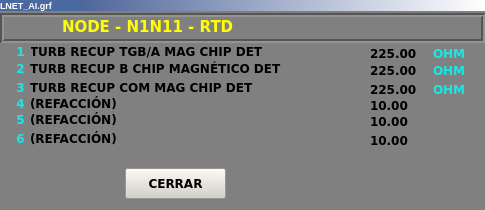
<?xml version="1.0" encoding="UTF-8"?>
<ui version="4.0">
 <class>LNET_Al6</class>
 <widget class="QWidget" name="LNET_Al6">
  <property name="geometry">
   <rect>
    <x>0</x>
    <y>0</y>
    <width>485</width>
    <height>210</height>
   </rect>
  </property>
  <property name="minimumSize">
   <size>
    <width>485</width>
    <height>210</height>
   </size>
  </property>
  <property name="maximumSize">
   <size>
    <width>485</width>
    <height>210</height>
   </size>
  </property>
  <property name="windowTitle">
   <string>LNET_Al6</string>
  </property>
  <property name="styleSheet">
   <string notr="true">background-color: rgb(128, 128, 128);</string>
  </property>
  <widget class="QFrame" name="frame_2">
   <property name="geometry">
    <rect>
     <x>0</x>
     <y>0</y>
     <width>485</width>
     <height>11</height>
    </rect>
   </property>
   <property name="styleSheet">
    <string notr="true">background-color: qlineargradient(spread:pad, x1:0, y1:0, x2:1, y2:0, stop:0 rgba(43, 71, 134, 255), stop:1 rgba(255, 255, 255, 255));</string>
   </property>
   <property name="frameShape">
    <enum>QFrame::Panel</enum>
   </property>
   <property name="frameShadow">
    <enum>QFrame::Raised</enum>
   </property>
   <property name="lineWidth">
    <number>0</number>
   </property>
   <widget class="QLabel" name="lbLnetT">
    <property name="geometry">
     <rect>
      <x>0</x>
      <y>0</y>
      <width>81</width>
      <height>12</height>
     </rect>
    </property>
    <property name="font">
     <font>
      <pointsize>5</pointsize>
      <weight>75</weight>
      <bold>true</bold>
     </font>
    </property>
    <property name="styleSheet">
     <string notr="true">background-color: rgb(73, 105, 160);</string>
    </property>
    <property name="text">
     <string>&lt;!DOCTYPE HTML PUBLIC &quot;-//W3C//DTD HTML 4.0//EN&quot; &quot;http://www.w3.org/TR/REC-html40/strict.dtd&quot;&gt;
&lt;html&gt;&lt;head&gt;&lt;meta name=&quot;qrichtext&quot; content=&quot;1&quot; /&gt;&lt;style type=&quot;text/css&quot;&gt;
p, li { white-space: pre-wrap; }
&lt;/style&gt;&lt;/head&gt;&lt;body style=&quot; font-family:'MS Shell Dlg 2'; font-size:5pt; font-weight:600; font-style:normal;&quot;&gt;
&lt;p style=&quot; margin-top:0px; margin-bottom:0px; margin-left:0px; margin-right:0px; -qt-block-indent:0; text-indent:0px;&quot;&gt;&lt;span style=&quot; font-size:7pt; color:#ffffff;&quot;&gt;LNET_AI.grf&lt;/span&gt;&lt;/p&gt;&lt;/body&gt;&lt;/html&gt;</string>
    </property>
   </widget>
  </widget>
  <widget class="QLabel" name="lbNodRTD">
   <property name="geometry">
    <rect>
     <x>62</x>
     <y>17</y>
     <width>400</width>
     <height>20</height>
    </rect>
   </property>
   <property name="font">
    <font>
     <family>Verdana</family>
     <pointsize>11</pointsize>
     <weight>75</weight>
     <bold>true</bold>
    </font>
   </property>
   <property name="styleSheet">
    <string notr="true">color: rgb(255, 255, 0);</string>
   </property>
   <property name="text">
    <string>NODE - N1N11 - RTD</string>
   </property>
  </widget>
  <widget class="QFrame" name="frame">
   <property name="geometry">
    <rect>
     <x>0</x>
     <y>13</y>
     <width>485</width>
     <height>30</height>
    </rect>
   </property>
   <property name="styleSheet">
    <string notr="true">border-color: rgb(255, 255, 255);</string>
   </property>
   <property name="frameShape">
    <enum>QFrame::Box</enum>
   </property>
   <property name="frameShadow">
    <enum>QFrame::Sunken</enum>
   </property>
   <property name="lineWidth">
    <number>2</number>
   </property>
  </widget>
  <widget class="QLabel" name="lbNodeT_1">
   <property name="geometry">
    <rect>
     <x>30</x>
     <y>43</y>
     <width>340</width>
     <height>16</height>
    </rect>
   </property>
   <property name="font">
    <font>
     <family>Verdana</family>
     <weight>75</weight>
     <bold>true</bold>
    </font>
   </property>
   <property name="text">
    <string>TURB RECUP TGB/A MAG CHIP DET</string>
   </property>
  </widget>
  <widget class="QLabel" name="lbNumNode_1">
   <property name="geometry">
    <rect>
     <x>10</x>
     <y>43</y>
     <width>21</width>
     <height>16</height>
    </rect>
   </property>
   <property name="font">
    <font>
     <family>Verdana</family>
     <weight>75</weight>
     <bold>true</bold>
    </font>
   </property>
   <property name="styleSheet">
    <string notr="true">color: rgb(22, 232, 232);</string>
   </property>
   <property name="text">
    <string>1</string>
   </property>
   <property name="alignment">
    <set>Qt::AlignCenter</set>
   </property>
  </widget>
  <widget class="QLabel" name="lbNode_1">
   <property name="geometry">
    <rect>
     <x>370</x>
     <y>43</y>
     <width>61</width>
     <height>20</height>
    </rect>
   </property>
   <property name="font">
    <font>
     <family>Verdana</family>
     <weight>75</weight>
     <bold>true</bold>
    </font>
   </property>
   <property name="layoutDirection">
    <enum>Qt::RightToLeft</enum>
   </property>
   <property name="text">
    <string>225.00</string>
   </property>
  </widget>
  <widget class="QLabel" name="lbNodeU_1">
   <property name="geometry">
    <rect>
     <x>433</x>
     <y>43</y>
     <width>35</width>
     <height>20</height>
    </rect>
   </property>
   <property name="font">
    <font>
     <family>Verdana</family>
     <weight>75</weight>
     <bold>true</bold>
    </font>
   </property>
   <property name="styleSheet">
    <string notr="true">color: rgb(22, 232, 232);</string>
   </property>
   <property name="text">
    <string>OHM</string>
   </property>
  </widget>
  <widget class="QPushButton" name="btnCerrar">
   <property name="geometry">
    <rect>
     <x>125</x>
     <y>168</y>
     <width>101</width>
     <height>31</height>
    </rect>
   </property>
   <property name="font">
    <font>
     <family>Verdana</family>
     <pointsize>9</pointsize>
     <weight>75</weight>
     <bold>true</bold>
    </font>
   </property>
   <property name="styleSheet">
    <string notr="true">background-color: rgb(212, 208, 200);</string>
   </property>
   <property name="text">
    <string>CERRAR</string>
   </property>
  </widget>
  <widget class="QLabel" name="lbNumNode_2">
   <property name="geometry">
    <rect>
     <x>10</x>
     <y>60</y>
     <width>21</width>
     <height>16</height>
    </rect>
   </property>
   <property name="font">
    <font>
     <family>Verdana</family>
     <weight>75</weight>
     <bold>true</bold>
    </font>
   </property>
   <property name="styleSheet">
    <string notr="true">color: rgb(22, 232, 232);</string>
   </property>
   <property name="text">
    <string>2</string>
   </property>
   <property name="alignment">
    <set>Qt::AlignCenter</set>
   </property>
  </widget>
  <widget class="QLabel" name="lbNodeT_2">
   <property name="geometry">
    <rect>
     <x>30</x>
     <y>60</y>
     <width>340</width>
     <height>16</height>
    </rect>
   </property>
   <property name="font">
    <font>
     <family>Verdana</family>
     <weight>75</weight>
     <bold>true</bold>
    </font>
   </property>
   <property name="text">
    <string>TURB RECUP B CHIP MAGNÉTICO DET</string>
   </property>
  </widget>
  <widget class="QLabel" name="lbNode_2">
   <property name="geometry">
    <rect>
     <x>370</x>
     <y>60</y>
     <width>61</width>
     <height>20</height>
    </rect>
   </property>
   <property name="font">
    <font>
     <family>Verdana</family>
     <weight>75</weight>
     <bold>true</bold>
    </font>
   </property>
   <property name="layoutDirection">
    <enum>Qt::RightToLeft</enum>
   </property>
   <property name="text">
    <string>225.00</string>
   </property>
  </widget>
  <widget class="QLabel" name="lbNodeU_2">
   <property name="geometry">
    <rect>
     <x>433</x>
     <y>60</y>
     <width>35</width>
     <height>20</height>
    </rect>
   </property>
   <property name="font">
    <font>
     <family>Verdana</family>
     <weight>75</weight>
     <bold>true</bold>
    </font>
   </property>
   <property name="styleSheet">
    <string notr="true">color: rgb(22, 232, 232);</string>
   </property>
   <property name="text">
    <string>OHM</string>
   </property>
  </widget>
  <widget class="QLabel" name="lbNumNode_3">
   <property name="geometry">
    <rect>
     <x>10</x>
     <y>79</y>
     <width>21</width>
     <height>16</height>
    </rect>
   </property>
   <property name="font">
    <font>
     <family>Verdana</family>
     <weight>75</weight>
     <bold>true</bold>
    </font>
   </property>
   <property name="styleSheet">
    <string notr="true">color: rgb(22, 232, 232);</string>
   </property>
   <property name="text">
    <string>3</string>
   </property>
   <property name="alignment">
    <set>Qt::AlignCenter</set>
   </property>
  </widget>
  <widget class="QLabel" name="lbNodeT_3">
   <property name="geometry">
    <rect>
     <x>30</x>
     <y>79</y>
     <width>340</width>
     <height>16</height>
    </rect>
   </property>
   <property name="font">
    <font>
     <family>Verdana</family>
     <weight>75</weight>
     <bold>true</bold>
    </font>
   </property>
   <property name="text">
    <string>TURB RECUP COM MAG CHIP DET</string>
   </property>
  </widget>
  <widget class="QLabel" name="lbNodeU_3">
   <property name="geometry">
    <rect>
     <x>433</x>
     <y>79</y>
     <width>35</width>
     <height>20</height>
    </rect>
   </property>
   <property name="font">
    <font>
     <family>Verdana</family>
     <weight>75</weight>
     <bold>true</bold>
    </font>
   </property>
   <property name="styleSheet">
    <string notr="true">color: rgb(22, 232, 232);</string>
   </property>
   <property name="text">
    <string>OHM</string>
   </property>
  </widget>
  <widget class="QLabel" name="lbNode_3">
   <property name="geometry">
    <rect>
     <x>370</x>
     <y>79</y>
     <width>61</width>
     <height>20</height>
    </rect>
   </property>
   <property name="font">
    <font>
     <family>Verdana</family>
     <weight>75</weight>
     <bold>true</bold>
    </font>
   </property>
   <property name="layoutDirection">
    <enum>Qt::RightToLeft</enum>
   </property>
   <property name="text">
    <string>225.00</string>
   </property>
  </widget>
  <widget class="QLabel" name="lbNumNode_4">
   <property name="geometry">
    <rect>
     <x>10</x>
     <y>95</y>
     <width>21</width>
     <height>16</height>
    </rect>
   </property>
   <property name="font">
    <font>
     <family>Verdana</family>
     <weight>75</weight>
     <bold>true</bold>
    </font>
   </property>
   <property name="styleSheet">
    <string notr="true">color: rgb(22, 232, 232);</string>
   </property>
   <property name="text">
    <string>4</string>
   </property>
   <property name="alignment">
    <set>Qt::AlignCenter</set>
   </property>
  </widget>
  <widget class="QLabel" name="lbNodeT_4">
   <property name="geometry">
    <rect>
     <x>30</x>
     <y>95</y>
     <width>340</width>
     <height>16</height>
    </rect>
   </property>
   <property name="font">
    <font>
     <family>Verdana</family>
     <weight>75</weight>
     <bold>true</bold>
    </font>
   </property>
   <property name="text">
    <string>(REFACCIÓN)</string>
   </property>
  </widget>
  <widget class="QLabel" name="lbNode_4">
   <property name="geometry">
    <rect>
     <x>370</x>
     <y>95</y>
     <width>61</width>
     <height>20</height>
    </rect>
   </property>
   <property name="font">
    <font>
     <family>Verdana</family>
     <weight>75</weight>
     <bold>true</bold>
    </font>
   </property>
   <property name="layoutDirection">
    <enum>Qt::RightToLeft</enum>
   </property>
   <property name="text">
    <string>10.00</string>
   </property>
  </widget>
  <widget class="QLabel" name="lbNodeU_4">
   <property name="geometry">
    <rect>
     <x>433</x>
     <y>95</y>
     <width>35</width>
     <height>20</height>
    </rect>
   </property>
   <property name="font">
    <font>
     <family>Verdana</family>
     <weight>75</weight>
     <bold>true</bold>
    </font>
   </property>
   <property name="styleSheet">
    <string notr="true">color: rgb(22, 232, 232);</string>
   </property>
   <property name="text">
    <string/>
   </property>
  </widget>
  <widget class="QLabel" name="lbNumNode_5">
   <property name="geometry">
    <rect>
     <x>10</x>
     <y>111</y>
     <width>21</width>
     <height>16</height>
    </rect>
   </property>
   <property name="font">
    <font>
     <family>Verdana</family>
     <weight>75</weight>
     <bold>true</bold>
    </font>
   </property>
   <property name="styleSheet">
    <string notr="true">color: rgb(22, 232, 232);</string>
   </property>
   <property name="text">
    <string>5</string>
   </property>
   <property name="alignment">
    <set>Qt::AlignCenter</set>
   </property>
  </widget>
  <widget class="QLabel" name="lbNodeU_5">
   <property name="geometry">
    <rect>
     <x>433</x>
     <y>111</y>
     <width>35</width>
     <height>20</height>
    </rect>
   </property>
   <property name="font">
    <font>
     <family>Verdana</family>
     <weight>75</weight>
     <bold>true</bold>
    </font>
   </property>
   <property name="styleSheet">
    <string notr="true">color: rgb(22, 232, 232);</string>
   </property>
   <property name="text">
    <string/>
   </property>
  </widget>
  <widget class="QLabel" name="lbNodeT_5">
   <property name="geometry">
    <rect>
     <x>30</x>
     <y>111</y>
     <width>340</width>
     <height>16</height>
    </rect>
   </property>
   <property name="font">
    <font>
     <family>Verdana</family>
     <weight>75</weight>
     <bold>true</bold>
    </font>
   </property>
   <property name="text">
    <string>(REFACCIÓN)</string>
   </property>
  </widget>
  <widget class="QLabel" name="lbNode_5">
   <property name="geometry">
    <rect>
     <x>370</x>
     <y>111</y>
     <width>61</width>
     <height>20</height>
    </rect>
   </property>
   <property name="font">
    <font>
     <family>Verdana</family>
     <weight>75</weight>
     <bold>true</bold>
    </font>
   </property>
   <property name="layoutDirection">
    <enum>Qt::RightToLeft</enum>
   </property>
   <property name="text">
    <string>10.00</string>
   </property>
  </widget>
  <widget class="QLabel" name="lbNumNode_6">
   <property name="geometry">
    <rect>
     <x>10</x>
     <y>130</y>
     <width>21</width>
     <height>16</height>
    </rect>
   </property>
   <property name="font">
    <font>
     <family>Verdana</family>
     <weight>75</weight>
     <bold>true</bold>
    </font>
   </property>
   <property name="styleSheet">
    <string notr="true">color: rgb(22, 232, 232);</string>
   </property>
   <property name="text">
    <string>6</string>
   </property>
   <property name="alignment">
    <set>Qt::AlignCenter</set>
   </property>
  </widget>
  <widget class="QLabel" name="lbNodeT_6">
   <property name="geometry">
    <rect>
     <x>30</x>
     <y>130</y>
     <width>340</width>
     <height>16</height>
    </rect>
   </property>
   <property name="font">
    <font>
     <family>Verdana</family>
     <weight>75</weight>
     <bold>true</bold>
    </font>
   </property>
   <property name="text">
    <string>(REFACCIÓN)</string>
   </property>
  </widget>
  <widget class="QLabel" name="lbNodeU_6">
   <property name="geometry">
    <rect>
     <x>433</x>
     <y>130</y>
     <width>35</width>
     <height>20</height>
    </rect>
   </property>
   <property name="font">
    <font>
     <family>Verdana</family>
     <weight>75</weight>
     <bold>true</bold>
    </font>
   </property>
   <property name="styleSheet">
    <string notr="true">color: rgb(22, 232, 232);</string>
   </property>
   <property name="text">
    <string/>
   </property>
  </widget>
  <widget class="QLabel" name="lbNode_6">
   <property name="geometry">
    <rect>
     <x>370</x>
     <y>130</y>
     <width>61</width>
     <height>20</height>
    </rect>
   </property>
   <property name="font">
    <font>
     <family>Verdana</family>
     <weight>75</weight>
     <bold>true</bold>
    </font>
   </property>
   <property name="layoutDirection">
    <enum>Qt::RightToLeft</enum>
   </property>
   <property name="text">
    <string>10.00</string>
   </property>
  </widget>
  <zorder>frame</zorder>
  <zorder>frame_2</zorder>
  <zorder>lbNodRTD</zorder>
  <zorder>lbNodeT_1</zorder>
  <zorder>lbNumNode_1</zorder>
  <zorder>lbNode_1</zorder>
  <zorder>lbNodeU_1</zorder>
  <zorder>btnCerrar</zorder>
  <zorder>lbNumNode_2</zorder>
  <zorder>lbNodeT_2</zorder>
  <zorder>lbNode_2</zorder>
  <zorder>lbNodeU_2</zorder>
  <zorder>lbNumNode_3</zorder>
  <zorder>lbNodeT_3</zorder>
  <zorder>lbNodeU_3</zorder>
  <zorder>lbNode_3</zorder>
  <zorder>lbNumNode_4</zorder>
  <zorder>lbNodeT_4</zorder>
  <zorder>lbNode_4</zorder>
  <zorder>lbNodeU_4</zorder>
  <zorder>lbNumNode_5</zorder>
  <zorder>lbNodeU_5</zorder>
  <zorder>lbNodeT_5</zorder>
  <zorder>lbNode_5</zorder>
  <zorder>lbNumNode_6</zorder>
  <zorder>lbNodeT_6</zorder>
  <zorder>lbNodeU_6</zorder>
  <zorder>lbNode_6</zorder>
 </widget>
 <layoutdefault spacing="6" margin="11"/>
 <resources/>
 <connections/>
</ui>
